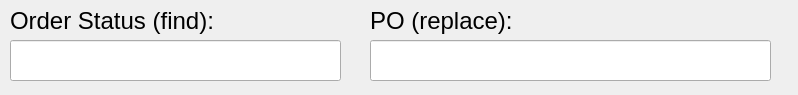
<?xml version="1.0" encoding="UTF-8"?>
<ui version="4.0">
 <class>Dialog</class>
 <widget class="QDialog" name="Dialog">
  <property name="geometry">
   <rect>
    <x>0</x>
    <y>0</y>
    <width>798</width>
    <height>95</height>
   </rect>
  </property>
  <property name="windowTitle">
   <string>Dialog</string>
  </property>
  <widget class="QLabel" name="fieldLabel_2">
   <property name="geometry">
    <rect>
     <x>10</x>
     <y>0</y>
     <width>211</width>
     <height>41</height>
    </rect>
   </property>
   <property name="font">
    <font>
     <pointsize>18</pointsize>
    </font>
   </property>
   <property name="text">
    <string>Order Status (find):</string>
   </property>
  </widget>
  <widget class="QLabel" name="fieldLabel_3">
   <property name="geometry">
    <rect>
     <x>370</x>
     <y>0</y>
     <width>151</width>
     <height>41</height>
    </rect>
   </property>
   <property name="font">
    <font>
     <pointsize>18</pointsize>
    </font>
   </property>
   <property name="text">
    <string>PO (replace):</string>
   </property>
  </widget>
  <widget class="QLineEdit" name="findBox">
   <property name="geometry">
    <rect>
     <x>10</x>
     <y>40</y>
     <width>331</width>
     <height>41</height>
    </rect>
   </property>
   <property name="font">
    <font>
     <pointsize>18</pointsize>
    </font>
   </property>
  </widget>
  <widget class="QLineEdit" name="replaceBox">
   <property name="geometry">
    <rect>
     <x>370</x>
     <y>40</y>
     <width>401</width>
     <height>41</height>
    </rect>
   </property>
   <property name="font">
    <font>
     <pointsize>18</pointsize>
    </font>
   </property>
  </widget>
 </widget>
 <resources/>
 <connections/>
</ui>
